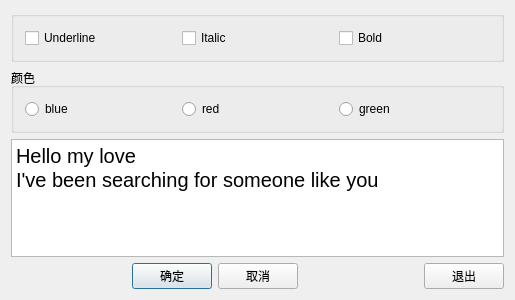
<?xml version="1.0" encoding="UTF-8"?>
<ui version="4.0">
 <class>Dialog</class>
 <widget class="QDialog" name="Dialog">
  <property name="geometry">
   <rect>
    <x>0</x>
    <y>0</y>
    <width>515</width>
    <height>300</height>
   </rect>
  </property>
  <property name="windowTitle">
   <string>Dialog</string>
  </property>
  <layout class="QVBoxLayout" name="verticalLayout">
   <item>
    <widget class="QGroupBox" name="groupBox">
     <property name="title">
      <string/>
     </property>
     <layout class="QHBoxLayout" name="horizontalLayout">
      <item>
       <widget class="QCheckBox" name="checkBoxUnderline">
        <property name="text">
         <string>Underline</string>
        </property>
       </widget>
      </item>
      <item>
       <widget class="QCheckBox" name="checkBoxItalic">
        <property name="text">
         <string>Italic</string>
        </property>
       </widget>
      </item>
      <item>
       <widget class="QCheckBox" name="checkBoxBold">
        <property name="text">
         <string>Bold</string>
        </property>
       </widget>
      </item>
     </layout>
    </widget>
   </item>
   <item>
    <widget class="QGroupBox" name="groupBox_2">
     <property name="title">
      <string>颜色</string>
     </property>
     <layout class="QHBoxLayout" name="horizontalLayout_2">
      <item>
       <widget class="QRadioButton" name="rBtnBlue">
        <property name="text">
         <string>blue</string>
        </property>
       </widget>
      </item>
      <item>
       <widget class="QRadioButton" name="rBtnRed">
        <property name="text">
         <string>red</string>
        </property>
       </widget>
      </item>
      <item>
       <widget class="QRadioButton" name="rBtnGreen">
        <property name="text">
         <string>green</string>
        </property>
       </widget>
      </item>
     </layout>
    </widget>
   </item>
   <item>
    <widget class="QPlainTextEdit" name="plainTextEdit">
     <property name="font">
      <font>
       <pointsize>15</pointsize>
      </font>
     </property>
     <property name="autoFillBackground">
      <bool>false</bool>
     </property>
     <property name="plainText">
      <string>Hello my love
I've been searching for someone like you</string>
     </property>
    </widget>
   </item>
   <item>
    <layout class="QHBoxLayout" name="horizontalLayout_3">
     <item>
      <spacer name="horizontalSpacer_2">
       <property name="orientation">
        <enum>Qt::Horizontal</enum>
       </property>
       <property name="sizeHint" stdset="0">
        <size>
         <width>40</width>
         <height>20</height>
        </size>
       </property>
      </spacer>
     </item>
     <item>
      <widget class="QPushButton" name="btnOK">
       <property name="text">
        <string>确定</string>
       </property>
      </widget>
     </item>
     <item>
      <widget class="QPushButton" name="btnCancel">
       <property name="text">
        <string>取消</string>
       </property>
      </widget>
     </item>
     <item>
      <spacer name="horizontalSpacer">
       <property name="orientation">
        <enum>Qt::Horizontal</enum>
       </property>
       <property name="sizeHint" stdset="0">
        <size>
         <width>40</width>
         <height>20</height>
        </size>
       </property>
      </spacer>
     </item>
     <item>
      <widget class="QPushButton" name="btnClose">
       <property name="text">
        <string>退出</string>
       </property>
      </widget>
     </item>
    </layout>
   </item>
  </layout>
 </widget>
 <layoutdefault spacing="6" margin="11"/>
 <tabstops>
  <tabstop>checkBoxUnderline</tabstop>
  <tabstop>checkBoxItalic</tabstop>
  <tabstop>checkBoxBold</tabstop>
  <tabstop>rBtnBlue</tabstop>
  <tabstop>rBtnRed</tabstop>
  <tabstop>rBtnGreen</tabstop>
  <tabstop>plainTextEdit</tabstop>
  <tabstop>btnOK</tabstop>
  <tabstop>btnCancel</tabstop>
  <tabstop>btnClose</tabstop>
 </tabstops>
 <resources/>
 <connections>
  <connection>
   <sender>btnOK</sender>
   <signal>clicked()</signal>
   <receiver>Dialog</receiver>
   <slot>accept()</slot>
   <hints>
    <hint type="sourcelabel">
     <x>173</x>
     <y>282</y>
    </hint>
    <hint type="destinationlabel">
     <x>257</x>
     <y>149</y>
    </hint>
   </hints>
  </connection>
  <connection>
   <sender>btnCancel</sender>
   <signal>clicked()</signal>
   <receiver>Dialog</receiver>
   <slot>reject()</slot>
   <hints>
    <hint type="sourcelabel">
     <x>257</x>
     <y>282</y>
    </hint>
    <hint type="destinationlabel">
     <x>257</x>
     <y>149</y>
    </hint>
   </hints>
  </connection>
  <connection>
   <sender>btnClose</sender>
   <signal>clicked()</signal>
   <receiver>Dialog</receiver>
   <slot>close()</slot>
   <hints>
    <hint type="sourcelabel">
     <x>467</x>
     <y>282</y>
    </hint>
    <hint type="destinationlabel">
     <x>257</x>
     <y>149</y>
    </hint>
   </hints>
  </connection>
 </connections>
</ui>
